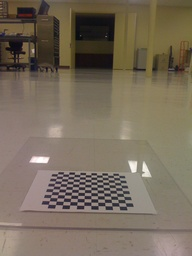
#> input picture Learning.OpenCV/birdseye/IMG_0214.jpg, 192 x 256 px, shrunk from 1200 x 1600 before the run
$ python Marr_Hildreth.py ../../../../Learning.OpenCV/birdseye/IMG_0214.jpg   (Python 2 division)   (older library calls are emulated)
#> lines starting #> are read from the running program, lines starting #| are printed output that depends on the picture
# -*- coding: utf-8 -*-
import sys
import numpy as np
import cv2
import math
from scipy import signal
#构建 LoG 算子
def createLoGKernel(sigma,kSize):
    # LoG 算子的宽高，且两者均为奇数
    winH,winW = kSize
    logKernel = np.zeros(kSize,np.float32)
    #方差
    sigmaSquare = pow(sigma,2.0)
    # LoG 算子的中心
    centerH = (winH-1)/2
    centerW = (winW-1)/2
    for r in xrange(winH):
        for c in xrange(winW):
            norm2 = pow(r-centerH,2.0) + pow(c-centerW,2.0)
            logKernel[r][c] = 1.0/sigmaSquare*(norm2/sigmaSquare - 2)*math.exp(-norm2/(2*sigmaSquare))
    return logKernel
#零交叉点：方法1
def zero_cross_default(img_conv_log):
    zero_cross = np.zeros(img_conv_log.shape,np.uint8)
    rows,cols = img_conv_log.shape
    for r in range(1,rows-1):
        for c in range(1,cols-1):
            # 左 / 右方向
            if img_conv_log[r][c-1]*img_conv_log[r][c+1] < 0:
                zero_cross[r][c] = 255
                continue
            #上 / 下方向
            if img_conv_log[r-1][c]*img_conv_log[r+1][c] < 0:
                zero_cross[r][c] = 255
                continue
            #左上 / 右下方向
            if img_conv_log[r-1][c-1]*img_conv_log[r+1][c+1] < 0:
                zero_cross[r][c] = 255
                continue
            #右上 / 左下方向
            if img_conv_log[r-1][c+1]*img_conv_log[r+1][c-1] < 0:
                zero_cross[r][c] = 255
                continue
    return zero_cross
#零交叉点：方法2
def zero_cross_mean(img_conv_log):
    zero_cross = np.zeros(img_conv_log.shape,np.uint8)
    #存储左上，右上，左下，右下方向
    fourMean = np.zeros(4,np.float32)
    rows,cols = img_conv_log.shape
    for r in range(1,rows-1):
        for c in range(1,cols-1):
            #左上方的均值
            leftTopMean = np.mean(img_conv_log[r-1:r+1,c-1:c+1])
            fourMean[0] = leftTopMean
            #右上方的均值
            rightTopMean = np.mean(img_conv_log[r-1:r+1,c:c+2])
            fourMean[1] = rightTopMean
            #左下方的均值
            leftBottomMean = np.mean(img_conv_log[r:r+2,c-1:c+1])
            fourMean[2] = leftBottomMean
            #右下方的均值
            rightBottomMean = np.mean(img_conv_log[r:r+2,c:c+2])
            fourMean[3] = rightBottomMean
            if(np.min(fourMean)*np.max(fourMean)<0):
                zero_cross[r][c] = 255
    return zero_cross
# Marr_Hildreth 边缘检测算法
def Marr_Hildreth(image,loGSize,sigma,crossType="ZERO_CROSS_DEFAULT"):
    #第一步：创建 LoG 算子
    loGKernel = createLoGKernel(sigma,loGSize)
    #第二步：图像与 LoG 算子的卷积
    img_conv_log = signal.convolve2d(image,loGKernel,'same','symm')
    #第三步：过零点
    if crossType == "ZERO_CROSS_DEFAULT":
        zero_cross = zero_cross_default(img_conv_log)
    elif  crossType == "ZERO_CROSS_MEAN":
        zero_cross = zero_cross_mean(img_conv_log)
    else:
        print "no crossType"
    return zero_cross
#主函数
if __name__ =="__main__":
    if len(sys.argv)>1:
        image = cv2.imread(sys.argv[1],cv2.CV_LOAD_IMAGE_GRAYSCALE)
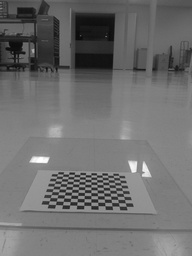
#> image: shape (256, 192); min 8, max 255, mean 109.9
    else:
        print "Usge:python Marr_Hilreth.py imageFile"
    #显示原图
    cv2.imshow("image",image)
    # Marr-Hilreth 边缘检测算法
    result = Marr_Hildreth(image,(13,13),2,"ZERO_CROSS_MEAN")
#> in Marr_Hildreth, `img_conv_log = signal.convolve2d(image,loGKernel,'same','symm')`:
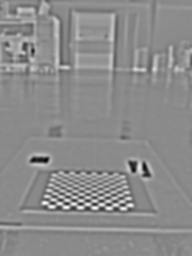
#> img_conv_log: shape (256, 192) float32; min -375, max 277.9, mean -16.8; drawn with min black and max white
#> after the loop in zero_cross_mean, `for r in range(1,rows-1):`:
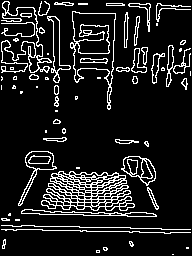
#> zero_cross: shape (256, 192); 12% white in thin lines or dots
#> after the loop in zero_cross_mean, `for r in range(1,rows-1):`: fourMean = [-10.83, -6.28, -11.18, -5.85]
    result = 255 - result
#> result: shape (256, 192); 88% white; black in thin lines or dots
    cv2.imshow("Marr-Hildreth",result)
    cv2.imwrite("MH.jpg",result)
    cv2.waitKey(0)
    cv2.destroyAllWindows()

$ run again, on Learning.OpenCV/birdseye/IMG_0217.jpg
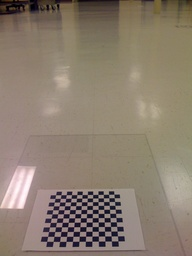
#> input picture Learning.OpenCV/birdseye/IMG_0217.jpg, 192 x 256 px, shrunk from 1200 x 1600 before the run
#> in Marr_Hildreth, `img_conv_log = signal.convolve2d(image,loGKernel,'same','symm')`:
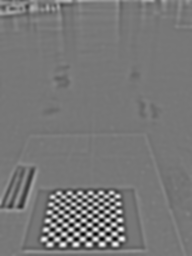
#> img_conv_log: shape (256, 192) float32; min -411, max 420.8, mean -19.6; drawn with min black and max white
#> after the loop in zero_cross_mean, `for r in range(1,rows-1):`:
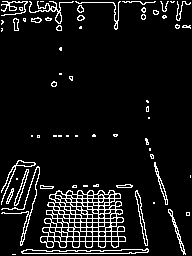
#> zero_cross: shape (256, 192); 8.2% white in thin lines or dots
#> after the loop in zero_cross_mean, `for r in range(1,rows-1):`: fourMean = [-19.9, -16.17, -16.96, -12.68]
#> result: shape (256, 192); 91.8% white; black in thin lines or dots

$ run again, on Learning.OpenCV/birdseye/IMG_0218.jpg
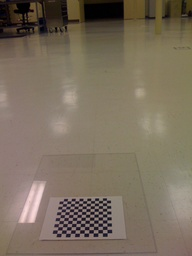
#> input picture Learning.OpenCV/birdseye/IMG_0218.jpg, 192 x 256 px, shrunk from 1200 x 1600 before the run
#> in Marr_Hildreth, `img_conv_log = signal.convolve2d(image,loGKernel,'same','symm')`:
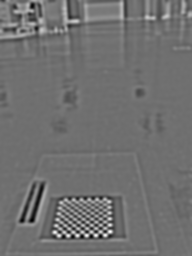
#> img_conv_log: shape (256, 192) float32; min -243.6, max 269.3, mean -17.2; drawn with min black and max white
#> after the loop in zero_cross_mean, `for r in range(1,rows-1):`:
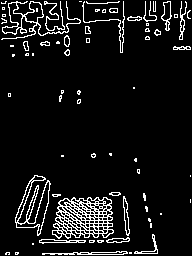
#> zero_cross: shape (256, 192); 8.1% white in thin lines or dots
#> after the loop in zero_cross_mean, `for r in range(1,rows-1):`: fourMean = [-7.6, -12.4, -6.32, -10.97]
#> result: shape (256, 192); 91.9% white; black in thin lines or dots
